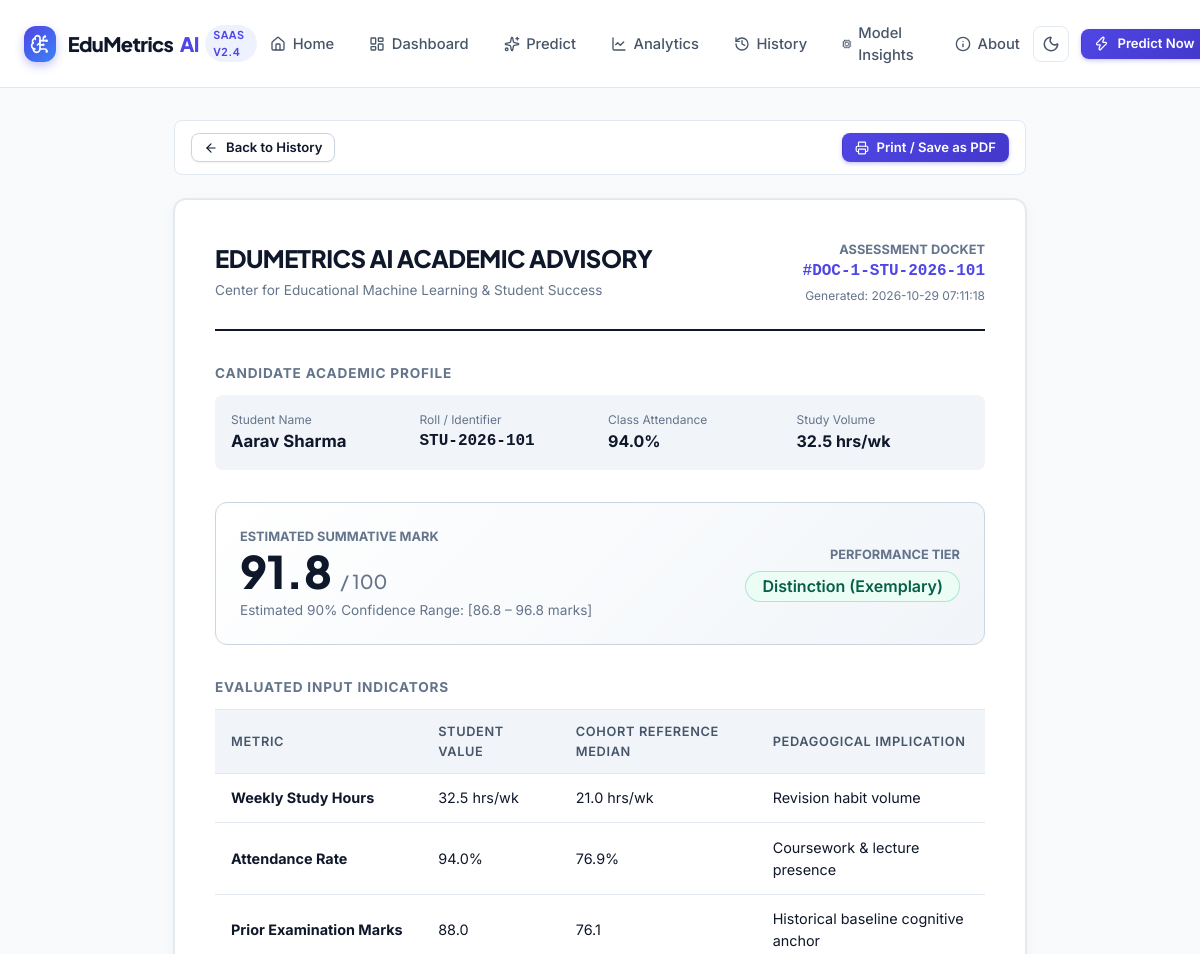
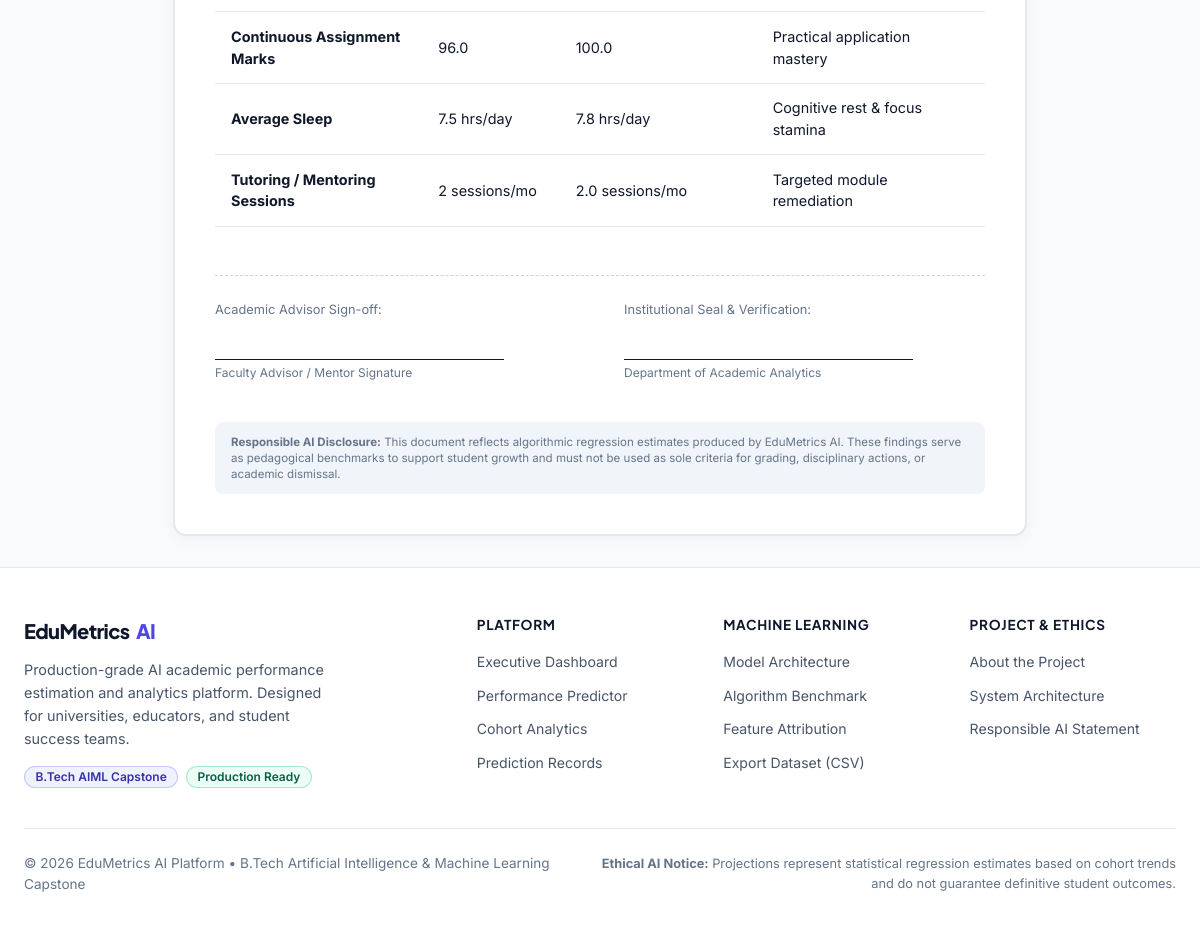
The page /report/1 on the database its author committed (2 pictures, top to bottom).
### tables this page shows
CREATE TABLE predictions (
            id INTEGER PRIMARY KEY AUTOINCREMENT,
            student_id TEXT NOT NULL,
            student_name TEXT NOT NULL,
            study_hours REAL NOT NULL,
            attendance REAL NOT NULL,
            previous_score REAL NOT NULL,
            assignment_score REAL NOT NULL,
            sleep_hours REAL NOT NULL,
            tutoring_sessions INTEGER NOT NULL,
            predicted_score REAL NOT NULL,
            performance_category TEXT NOT NULL,
            confidence_lower REAL NOT NULL,
            confidence_upper REAL NOT NULL,
            factor_impacts_json TEXT,
            recommendations_json TEXT,
            is_demo INTEGER DEFAULT 0,
            created_at TIMESTAMP DEFAULT CURRENT_TIMESTAMP
        );

### app.py (the view)
    @app.get("/report/<int:record_id>")
    def view_report(record_id: int):
        record = database.get_prediction_by_id(record_id)
        if not record:
            return redirect(url_for("history"))
        return render_template("report.html", record=record)

### templates/report.html (shortened to what this page needs)
{% extends "base.html" %}
{% block content %}
<div class="page-container" style="max-width: 900px;">
    <div class="no-print" style="display:flex;align-items:center;justify-content:space-between;margin-bottom:1.5rem;padding:0.75rem 1rem;background:var(--bg-surface);border:1px solid var(--border-subtle);border-radius:var(--radius-sm);">
        <a href="{{ url_for('history') }}" class="btn btn-secondary btn-sm">
            <i data-lucide="arrow-left" style="width:14px;height:14px;"></i> Back to History
        </a>
        <div style="display:flex;gap:0.5rem;">
            <button type="button" class="btn btn-primary btn-sm" onclick="window.print()">
                <i data-lucide="printer" style="width:14px;height:14px;"></i> Print / Save as PDF
            </button>
        </div>
    </div>
    <div class="card report-sheet" style="padding: 2.5rem; background: var(--bg-surface);">
        <div style="display:flex;justify-content:space-between;align-items:flex-start;padding-bottom:1.5rem;border-bottom:2px solid var(--text-primary);margin-bottom:2rem;">
            <div>
                <div style="font-family:var(--font-display);font-size:1.5rem;font-weight:800;color:var(--text-primary);letter-spacing:-0.02em;">
                    EDUMETRICS AI ACADEMIC ADVISORY
                </div>
                <div style="font-size:0.85rem;color:var(--text-muted);margin-top:0.25rem;">
                    Center for Educational Machine Learning &amp; Student Success
                </div>
            </div>
            <div style="text-align:right;">
                <div style="font-size:0.8rem;font-weight:700;text-transform:uppercase;color:var(--text-muted);">Assessment Docket</div>
                <div style="font-family:monospace;font-size:1rem;font-weight:700;color:var(--primary);">#DOC-{{ record.id }}-{{ record.student_id }}</div>
                <div style="font-size:0.75rem;color:var(--text-muted);margin-top:0.2rem;">Generated: {{ record.created_at }}</div>
            </div>
        </div>
        <div style="margin-bottom: 2rem;">
            <div style="font-size:0.85rem;font-weight:700;text-transform:uppercase;letter-spacing:0.06em;color:var(--text-muted);margin-bottom:0.75rem;">
                Candidate Academic Profile
            </div>
            <div style="display:grid;grid-template-columns:repeat(4, 1fr);gap:1rem;padding:1rem;background:var(--bg-subtle);border-radius:var(--radius-sm);">
                <div>
                    <div style="font-size:0.75rem;color:var(--text-muted);">Student Name</div>
                    <div style="font-weight:700;font-size:1.05rem;">{{ record.student_name }}</div>
                </div>
                <div>
                    <div style="font-size:0.75rem;color:var(--text-muted);">Roll / Identifier</div>
                    <div style="font-family:monospace;font-weight:700;">{{ record.student_id }}</div>
                </div>
                <div>
                    <div style="font-size:0.75rem;color:var(--text-muted);">Class Attendance</div>
                    <div style="font-weight:700;color:{% if record.attendance < 75.0 %}var(--rose-500){% else %}inherit{% endif %};">
                        {{ record.attendance }}%
                    </div>
                </div>
                <div>
                    <div style="font-size:0.75rem;color:var(--text-muted);">Study Volume</div>
                    <div style="font-weight:700;">{{ record.study_hours }} hrs/wk</div>
                </div>
            </div>
        </div>
        <div style="display:flex;align-items:center;justify-content:space-between;padding:1.5rem;background:linear-gradient(135deg, var(--bg-surface) 0%, var(--bg-subtle) 100%);border:1px solid var(--border-medium);border-radius:var(--radius-md);margin-bottom:2rem;">
            <div>
                <div style="font-size:0.8rem;font-weight:700;text-transform:uppercase;color:var(--text-muted);">Estimated Summative Mark</div>
                <div style="font-family:var(--font-display);font-size:2.8rem;font-weight:800;color:var(--text-primary);line-height:1.1;">
                    {{ record.predicted_score }} <span style="font-size:1.2rem;font-weight:500;color:var(--text-muted);">/ 100</span>
                </div>
                <div style="font-size:0.85rem;color:var(--text-muted);margin-top:0.25rem;">
                    Estimated 90% Confidence Range: [{{ record.confidence_lower }} &ndash; {{ record.confidence_upper }} marks]
                </div>
            </div>
            <div style="text-align:right;">
                <div style="font-size:0.8rem;font-weight:700;text-transform:uppercase;color:var(--text-muted);margin-bottom:0.4rem;">Performance Tier</div>
                {% if record.performance_category == 'Distinction' %}
                <span class="badge badge-success" style="font-size:1rem;padding:0.4rem 1rem;">Distinction (Exemplary)</span>
                {% elif record.performance_category == 'First Class' %}
                <span class="badge badge-primary" style="font-size:1rem;padding:0.4rem 1rem;">First Class (Proficient)</span>
                {% elif record.performance_category == 'Second Class' %}
                <span class="badge badge-warning" style="font-size:1rem;padding:0.4rem 1rem;">Second Class (Satisfactory)</span>
                {% else %}
                <span class="badge badge-danger" style="font-size:1rem;padding:0.4rem 1rem;">Academic Risk (Intervention Needed)</span>
                {% endif %}
            </div>
        </div>
        <div style="margin-bottom: 2rem;">
            <div style="font-size:0.85rem;font-weight:700;text-transform:uppercase;letter-spacing:0.06em;color:var(--text-muted);margin-bottom:0.75rem;">
                Evaluated Input Indicators
            </div>
            <table class="data-table">
                <thead>
                    <tr>
                        <th>Metric</th>
                        <th>Student Value</th>
                        <th>Cohort Reference Median</th>
                        <th>Pedagogical Implication</th>
                    </tr>
                </thead>
                <tbody>
                    <tr>
                        <td><strong>Weekly Study Hours</strong></td>
                        <td>{{ record.study_hours }} hrs/wk</td>
                        <td>21.0 hrs/wk</td>
                        <td>Revision habit volume</td>
                    </tr>
                    <tr>
                        <td><strong>Attendance Rate</strong></td>
                        <td>
                            {{ record.attendance }}%
                        </td>
                        <td>76.9%</td>
                        <td>Coursework &amp; lecture presence</td>
                    </tr>
                    <tr>
                        <td><strong>Prior Examination Marks</strong></td>
                        <td>{{ record.previous_score }}</td>
                        <td>76.1</td>
                        <td>Historical baseline cognitive anchor</td>
                    </tr>
                    <tr>
                        <td><strong>Continuous Assignment Marks</strong></td>
                        <td>{{ record.assignment_score }}</td>
                        <td>100.0</td>
                        <td>Practical application mastery</td>
                    </tr>
                    <tr>
                        <td><strong>Average Sleep</strong></td>
                        <td>{{ record.sleep_hours }} hrs/day</td>
                        <td>7.8 hrs/day</td>
                        <td>Cognitive rest &amp; focus stamina</td>
                    </tr>
                    <tr>
                        <td><strong>Tutoring / Mentoring Sessions</strong></td>
                        <td>{{ record.tutoring_sessions }} sessions/mo</td>
                        <td>2.0 sessions/mo</td>
                        <td>Targeted module remediation</td>
                    </tr>
                </tbody>
            </table>
        </div>
        <div style="display:grid;grid-template-columns:1fr 1fr;gap:3rem;margin-top:3rem;padding-top:1.5rem;border-top:1px dashed var(--border-medium);">
            <div>
                <div style="font-size:0.8rem;color:var(--text-muted);margin-bottom:2.5rem;">Academic Advisor Sign-off:</div>
                <div style="border-bottom:1px solid var(--text-primary);width:80%;"></div>
                <div style="font-size:0.75rem;color:var(--text-muted);margin-top:0.25rem;">Faculty Advisor / Mentor Signature</div>
            </div>
            <div>
                <div style="font-size:0.8rem;color:var(--text-muted);margin-bottom:2.5rem;">Institutional Seal &amp; Verification:</div>
                <div style="border-bottom:1px solid var(--text-primary);width:80%;"></div>
                <div style="font-size:0.75rem;color:var(--text-muted);margin-top:0.25rem;">Department of Academic Analytics</div>
            </div>
        </div>
        <div style="margin-top:2.5rem;padding:0.75rem 1rem;background:var(--bg-subtle);border-radius:var(--radius-sm);font-size:0.72rem;color:var(--text-muted);line-height:1.4;">
            <strong>Responsible AI Disclosure:</strong> This document reflects algorithmic regression estimates produced by EduMetrics AI. These findings serve as pedagogical benchmarks to support student growth and must not be used as sole criteria for grading, disciplinary actions, or academic dismissal.
        </div>
    </div>
</div>
{% endblock %}

### templates/base.html (shortened to what this page needs)
<!doctype html>
<html lang="en" data-theme="light">
<head>
    <link rel="stylesheet" href="{{ url_for('static', filename='css/style.css') }}">
</head>
<body>
    <header class="app-navbar">
        <div class="navbar-container">
            <a class="brand-wrapper" href="{{ url_for('home') }}" id="nav-brand-logo">
                <div class="brand-logo-icon">
                    <i data-lucide="brain-circuit" style="width:20px;height:20px;"></i>
                </div>
                <div class="brand-text">
                    EduMetrics<span style="color:var(--primary);">AI</span>
                    <span class="brand-badge">SaaS v2.4</span>
                </div>
            </a>
            <nav class="nav-links" aria-label="Main Navigation">
                <a class="nav-link {% if request.endpoint == 'home' %}active{% endif %}" href="{{ url_for('home') }}" id="nav-home">
                    <i data-lucide="home" style="width:16px;height:16px;"></i> Home
                </a>
                <a class="nav-link {% if request.endpoint == 'dashboard' %}active{% endif %}" href="{{ url_for('dashboard') }}" id="nav-dashboard">
                    <i data-lucide="layout-dashboard" style="width:16px;height:16px;"></i> Dashboard
                </a>
                <a class="nav-link {% if request.endpoint == 'predict' %}active{% endif %}" href="{{ url_for('predict') }}" id="nav-predict">
                    <i data-lucide="sparkles" style="width:16px;height:16px;"></i> Predict
                </a>
                <a class="nav-link {% if request.endpoint == 'analytics' %}active{% endif %}" href="{{ url_for('analytics') }}" id="nav-analytics">
                    <i data-lucide="line-chart" style="width:16px;height:16px;"></i> Analytics
                </a>
                <a class="nav-link {% if request.endpoint == 'history' %}active{% endif %}" href="{{ url_for('history') }}" id="nav-history">
                    <i data-lucide="history" style="width:16px;height:16px;"></i> History
                </a>
                <a class="nav-link {% if request.endpoint == 'model_insights' %}active{% endif %}" href="{{ url_for('model_insights') }}" id="nav-model-insights">
                    <i data-lucide="cpu" style="width:16px;height:16px;"></i> Model Insights
                </a>
                <a class="nav-link {% if request.endpoint == 'about' %}active{% endif %}" href="{{ url_for('about') }}" id="nav-about">
                    <i data-lucide="info" style="width:16px;height:16px;"></i> About
                </a>
            </nav>
            <div class="nav-actions">
                <button type="button" class="theme-toggle-btn" id="theme-toggle-btn" onclick="toggleTheme()" aria-label="Toggle Dark Mode" title="Toggle theme">
                </button>
                <a href="{{ url_for('predict') }}" class="btn btn-primary btn-sm" id="nav-cta-predict">
                    <i data-lucide="zap" style="width:15px;height:15px;"></i> Predict Now
                </a>
            </div>
        </div>
    </header>
    <main style="flex:1;">
        {% block content %}{% endblock %}
    </main>
    <footer class="app-footer">
        <div class="footer-container">
            <div class="footer-top">
                <div>
                    <div class="brand-text" style="margin-bottom:0.75rem;">
                        EduMetrics<span style="color:var(--primary);">AI</span>
                    </div>
                    <p style="font-size:0.9rem;max-width:320px;margin-bottom:1rem;">
                        Production-grade AI academic performance estimation and analytics platform. Designed for universities, educators, and student success teams.
                    </p>
                    <div style="display:flex;gap:0.5rem;align-items:center;">
                        <span class="badge badge-primary">B.Tech AIML Capstone</span>
                        <span class="badge badge-success">Production Ready</span>
                    </div>
                </div>
                <div class="footer-links-col">
                    <h5>Platform</h5>
                    <ul>
                        <li><a href="{{ url_for('dashboard') }}">Executive Dashboard</a></li>
                        <li><a href="{{ url_for('predict') }}">Performance Predictor</a></li>
                        <li><a href="{{ url_for('analytics') }}">Cohort Analytics</a></li>
                        <li><a href="{{ url_for('history') }}">Prediction Records</a></li>
                    </ul>
                </div>
                <div class="footer-links-col">
                    <h5>Machine Learning</h5>
                    <ul>
                        <li><a href="{{ url_for('model_insights') }}">Model Architecture</a></li>
                        <li><a href="{{ url_for('model_insights') }}#benchmarks">Algorithm Benchmark</a></li>
                        <li><a href="{{ url_for('model_insights') }}#feature-weights">Feature Attribution</a></li>
                        <li><a href="{{ url_for('export_csv') }}">Export Dataset (CSV)</a></li>
                    </ul>
                </div>
                <div class="footer-links-col">
                    <h5>Project &amp; Ethics</h5>
                    <ul>
                        <li><a href="{{ url_for('about') }}">About the Project</a></li>
                        <li><a href="{{ url_for('about') }}#architecture">System Architecture</a></li>
                        <li><a href="{{ url_for('about') }}#responsible-ai">Responsible AI Statement</a></li>
                    </ul>
                </div>
            </div>
            <div class="footer-bottom">
                <div>
                    &copy; 2026 EduMetrics AI Platform &bull; B.Tech Artificial Intelligence &amp; Machine Learning Capstone
                </div>
                <div style="font-size:0.8rem;color:var(--text-muted);max-width:600px;text-align:right;">
                    <strong>Ethical AI Notice:</strong> Projections represent statistical regression estimates based on cohort trends and do not guarantee definitive student outcomes.
                </div>
            </div>
        </div>
    </footer>
</body>
</html>

### rows shown on the page
predictions: id "1", student_id "STU-2026-101", created_at "2026-10-29 07:11:18", student_name "Aarav Sharma", attendance "94.0", study_hours "32.5", predicted_score "91.8", confidence_lower "86.8", confidence_upper "96.8", previous_score "88.0", assignment_score "96.0", sleep_hours "7.5", tutoring_sessions "2"
